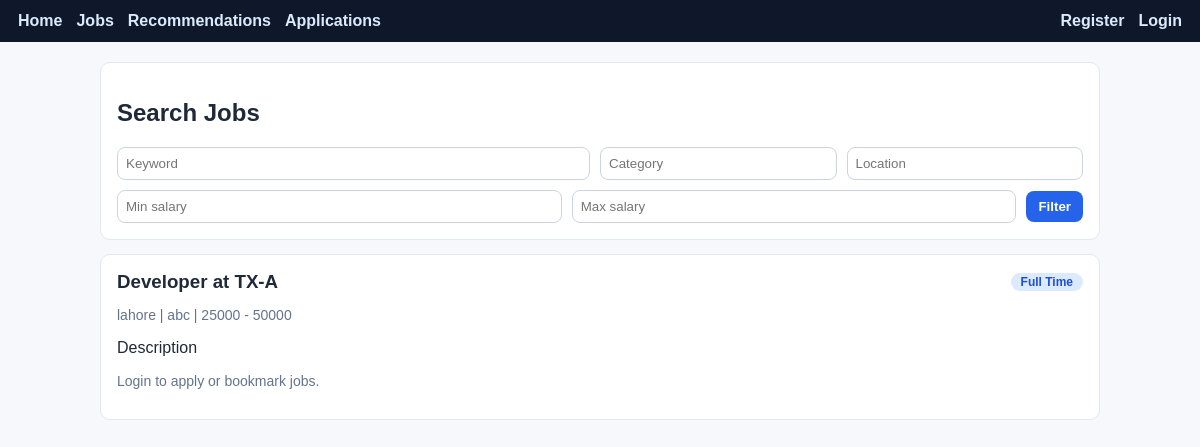
Screenshot of /jobs/ with the database file from the repository.
### jobs/models.py (models this page shows, shortened)
class Job(models.Model):
    JOB_TYPES = [
        ("full_time", "Full Time"),
        ("part_time", "Part Time"),
        ("internship", "Internship"),
        ("contract", "Contract"),
    ]
    STATUS_CHOICES = [
        ("open", "Open"),
        ("closed", "Closed"),
    ]
    title = models.CharField(max_length=200)
    company = models.CharField(max_length=200)
    description = models.TextField()
    category = models.CharField(max_length=120, blank=True)
    location = models.CharField(max_length=120, blank=True)
    salary_min = models.IntegerField(blank=True, null=True)
    salary_max = models.IntegerField(blank=True, null=True)
    job_type = models.CharField(max_length=20, choices=JOB_TYPES, default="full_time")
    status = models.CharField(max_length=20, choices=STATUS_CHOICES, default="open")
    created_at = models.DateTimeField(auto_now_add=True)
    class Meta:
        ordering = ["-created_at"]

### jobs/views.py (the view)
# urls.py: path("jobs/", views.job_list, name="job-list"),
def job_list(request):
    jobs = Job.objects.filter(status="open")
    keyword = request.GET.get("keyword", "").strip()
    category = request.GET.get("category", "").strip()
    location = request.GET.get("location", "").strip()
    salary_min = request.GET.get("salary_min", "").strip()
    salary_max = request.GET.get("salary_max", "").strip()
    if keyword:
        jobs = jobs.filter(
            Q(title__icontains=keyword) | Q(company__icontains=keyword) | Q(description__icontains=keyword)
        )
    if category:
        jobs = jobs.filter(category__icontains=category)
    if location:
        jobs = jobs.filter(location__icontains=location)
    if salary_min:
        jobs = jobs.filter(salary_max__gte=salary_min)
    if salary_max:
        jobs = jobs.filter(salary_min__lte=salary_max)
    bookmarked_ids = set()
    applied_ids = set()
    if request.user.is_authenticated:
        bookmarked_ids = set(Bookmark.objects.filter(user=request.user).values_list("job_id", flat=True))
        applied_ids = set(Application.objects.filter(user=request.user).values_list("job_id", flat=True))
    context = {
        "jobs": jobs,
        "bookmarked_ids": bookmarked_ids,
        "applied_ids": applied_ids,
        "filters": {
            "keyword": keyword,
            "category": category,
            "location": location,
            "salary_min": salary_min,
            "salary_max": salary_max,
        },
    }
    return render(request, "jobs/job_list.html", context)

### templates/jobs/job_list.html
{% extends "base.html" %}
{% block content %}
<div class="card">
    <h2>Search Jobs</h2>
    <form method="get">
        <div class="row">
            <div style="flex:2;">
                <input name="keyword" placeholder="Keyword" value="{{ filters.keyword }}">
            </div>
            <div style="flex:1;">
                <input name="category" placeholder="Category" value="{{ filters.category }}">
            </div>
            <div style="flex:1;">
                <input name="location" placeholder="Location" value="{{ filters.location }}">
            </div>
        </div>
        <div class="row" style="margin-top:10px;">
            <div style="flex:1;">
                <input name="salary_min" type="number" placeholder="Min salary" value="{{ filters.salary_min }}">
            </div>
            <div style="flex:1;">
                <input name="salary_max" type="number" placeholder="Max salary" value="{{ filters.salary_max }}">
            </div>
            <div>
                <button class="btn btn-primary" type="submit">Filter</button>
            </div>
        </div>
    </form>
</div>
{% for job in jobs %}
<div class="card">
    <div class="row">
        <h3 style="margin:0; flex:1;">{{ job.title }} at {{ job.company }}</h3>
        <span class="badge">{{ job.get_job_type_display }}</span>
    </div>
    <p class="small">{{ job.location }} | {{ job.category }} | {{ job.salary_min }} - {{ job.salary_max }}</p>
    <p>{{ job.description|truncatechars:240 }}</p>
    {% if request.user.is_authenticated %}
        <div class="row">
            {% if job.id in applied_ids %}
                <button class="btn btn-muted" disabled>Already Applied</button>
            {% else %}
                <form method="post" action="{% url 'jobs:apply-job' job.id %}" style="flex:1;">
                    {% csrf_token %}
                    <textarea name="cover_letter" placeholder="Optional cover letter"></textarea>
                    <button class="btn btn-primary" type="submit">Apply</button>
                </form>
            {% endif %}
            <form method="post" action="{% url 'jobs:toggle-bookmark' job.id %}">
                {% csrf_token %}
                {% if job.id in bookmarked_ids %}
                    <button class="btn btn-muted" type="submit">Remove Bookmark</button>
                {% else %}
                    <button class="btn btn-muted" type="submit">Bookmark</button>
                {% endif %}
            </form>
        </div>
    {% else %}
        <p class="small">Login to apply or bookmark jobs.</p>
    {% endif %}
</div>
{% empty %}
<div class="card">
    <p>No jobs available.</p>
</div>
{% endfor %}
{% endblock %}

### templates/base.html (style rules this page uses)
body { margin: 0; font-family: Arial, sans-serif; background: #f6f8fc; color: #1f2937; }
.card { background: #fff; border: 1px solid #e2e8f0; border-radius: 10px; padding: 16px; margin-bottom: 14px; }
.btn { border: 0; border-radius: 8px; padding: 8px 12px; cursor: pointer; font-weight: 600; }
.btn-primary { background: #2563eb; color: #fff; }
.row { display: flex; gap: 10px; flex-wrap: wrap; align-items: center; }
input, textarea { width: 100%; padding: 8px; border: 1px solid #cbd5e1; border-radius: 8px; box-sizing: border-box; }
.small { color: #64748b; font-size: 14px; }
.badge { background: #dbeafe; color: #1d4ed8; border-radius: 999px; padding: 2px 10px; font-size: 12px; font-weight: 700; }

### rows the page displays
Job: title "Developer", company "TX-A", job_type "Full Time", location "lahore", category "abc", salary_min "25000", salary_max "50000", description "Description"
